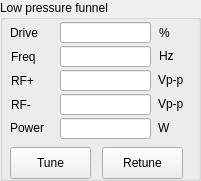
   <widget class="QGroupBox" name="gbSLfunnel2">
    <property name="geometry">
     <rect>
      <x>260</x>
      <y>625</y>
      <width>201</width>
      <height>181</height>
     </rect>
    </property>
    <property name="title">
     <string>Low pressure funnel</string>
    </property>
    <widget class="QLabel" name="label_11">
     <property name="geometry">
      <rect>
       <x>10</x>
       <y>25</y>
       <width>59</width>
       <height>16</height>
      </rect>
     </property>
     <property name="text">
      <string>Drive</string>
     </property>
    </widget>
    <widget class="QLineEdit" name="leSRFDRV_2">
     <property name="geometry">
      <rect>
       <x>60</x>
       <y>22</y>
       <width>91</width>
       <height>21</height>
      </rect>
     </property>
    </widget>
    <widget class="QLabel" name="label_12">
     <property name="geometry">
      <rect>
       <x>11</x>
       <y>49</y>
       <width>59</width>
       <height>16</height>
      </rect>
     </property>
     <property name="text">
      <string>Freq</string>
     </property>
    </widget>
    <widget class="QLabel" name="label_13">
     <property name="geometry">
      <rect>
       <x>11</x>
       <y>73</y>
       <width>59</width>
       <height>16</height>
      </rect>
     </property>
     <property name="text">
      <string>RF+</string>
     </property>
    </widget>
    <widget class="QLabel" name="label_14">
     <property name="geometry">
      <rect>
       <x>11</x>
       <y>97</y>
       <width>59</width>
       <height>16</height>
      </rect>
     </property>
     <property name="text">
      <string>RF-</string>
     </property>
    </widget>
    <widget class="QLineEdit" name="leSRFFRQ_2">
     <property name="geometry">
      <rect>
       <x>60</x>
       <y>46</y>
       <width>91</width>
       <height>21</height>
      </rect>
     </property>
    </widget>
    <widget class="QLineEdit" name="leGRFPPVP_2">
     <property name="geometry">
      <rect>
       <x>60</x>
       <y>70</y>
       <width>91</width>
       <height>21</height>
      </rect>
     </property>
     <property name="readOnly">
      <bool>true</bool>
     </property>
    </widget>
    <widget class="QLineEdit" name="leGRFPPVN_2">
     <property name="geometry">
      <rect>
       <x>60</x>
       <y>94</y>
       <width>91</width>
       <height>21</height>
      </rect>
     </property>
     <property name="readOnly">
      <bool>true</bool>
     </property>
    </widget>
    <widget class="QLabel" name="label_15">
     <property name="geometry">
      <rect>
       <x>159</x>
       <y>25</y>
       <width>31</width>
       <height>16</height>
      </rect>
     </property>
     <property name="text">
      <string>%</string>
     </property>
    </widget>
    <widget class="QLabel" name="label_16">
     <property name="geometry">
      <rect>
       <x>159</x>
       <y>48</y>
       <width>31</width>
       <height>16</height>
      </rect>
     </property>
     <property name="text">
      <string>Hz</string>
     </property>
    </widget>
    <widget class="QLabel" name="label_17">
     <property name="geometry">
      <rect>
       <x>158</x>
       <y>72</y>
       <width>31</width>
       <height>16</height>
      </rect>
     </property>
     <property name="text">
      <string>Vp-p</string>
     </property>
    </widget>
    <widget class="QLabel" name="label_18">
     <property name="geometry">
      <rect>
       <x>158</x>
       <y>96</y>
       <width>31</width>
       <height>16</height>
      </rect>
     </property>
     <property name="text">
      <string>Vp-p</string>
     </property>
    </widget>
    <widget class="QPushButton" name="pbTuneF2">
     <property name="geometry">
      <rect>
       <x>10</x>
       <y>147</y>
       <width>81</width>
       <height>32</height>
      </rect>
     </property>
     <property name="text">
      <string>Tune</string>
     </property>
     <property name="autoDefault">
      <bool>false</bool>
     </property>
    </widget>
    <widget class="QPushButton" name="pbRetuneF2">
     <property name="geometry">
      <rect>
       <x>102</x>
       <y>147</y>
       <width>81</width>
       <height>32</height>
      </rect>
     </property>
     <property name="text">
      <string>Retune</string>
     </property>
     <property name="autoDefault">
      <bool>false</bool>
     </property>
    </widget>
    <widget class="QLineEdit" name="leGRFPWR_2">
     <property name="geometry">
      <rect>
       <x>60</x>
       <y>118</y>
       <width>91</width>
       <height>21</height>
      </rect>
     </property>
     <property name="readOnly">
      <bool>true</bool>
     </property>
    </widget>
    <widget class="QLabel" name="label_73">
     <property name="geometry">
      <rect>
       <x>158</x>
       <y>120</y>
       <width>31</width>
       <height>16</height>
      </rect>
     </property>
     <property name="text">
      <string>W</string>
     </property>
    </widget>
    <widget class="QLabel" name="label_74">
     <property name="geometry">
      <rect>
       <x>10</x>
       <y>120</y>
       <width>59</width>
       <height>16</height>
      </rect>
     </property>
     <property name="text">
      <string>Power</string>
     </property>
    </widget>
   </widget>
